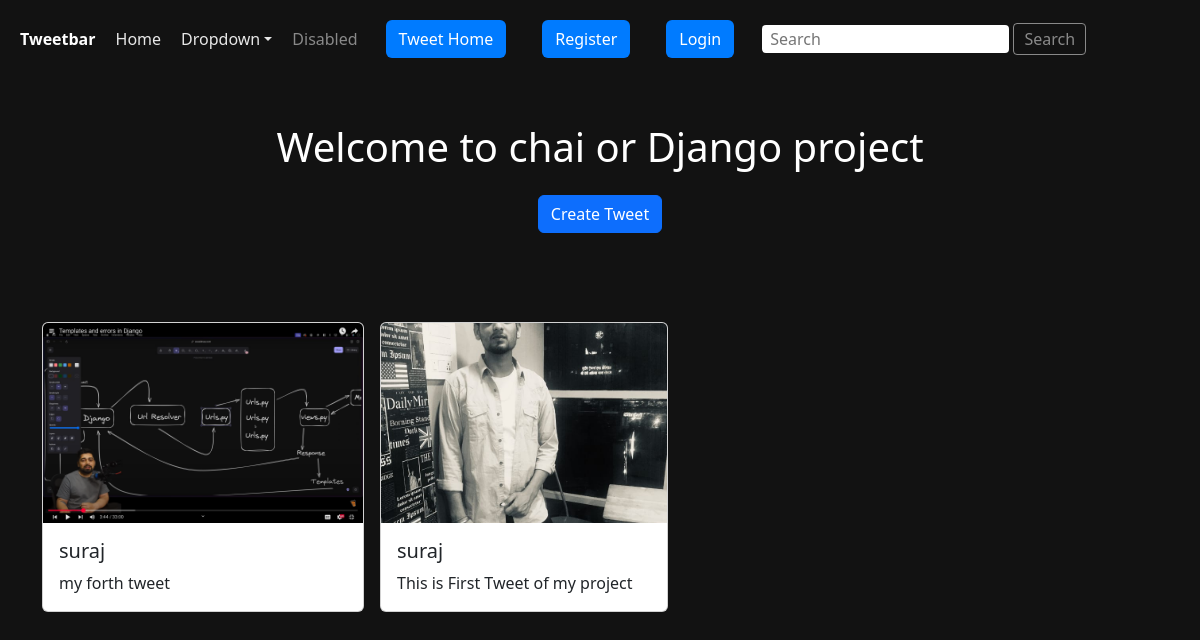
Page /tweet/ on the earlier database version.
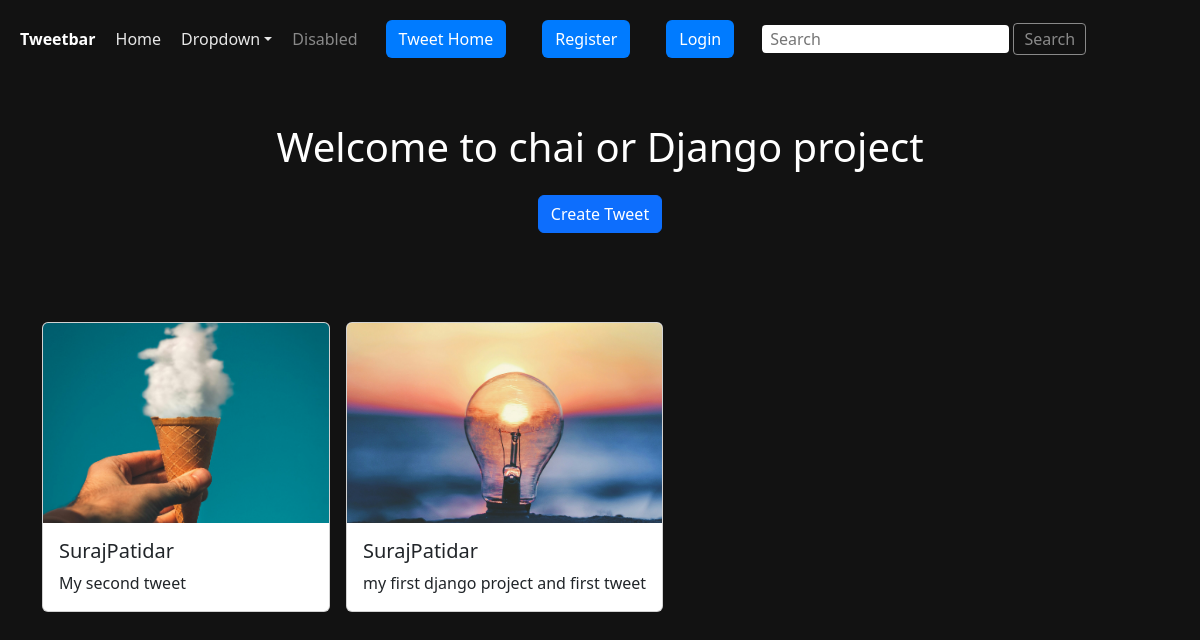
Same page on the later database version.
### tweet/models.py (models this page shows, shortened)
class Tweet(models.Model):
    user = models.ForeignKey(User, on_delete=models.CASCADE)
    text = models.TextField(max_length=240 )
    photo= models.ImageField(upload_to='photos/',blank=True,null=True)
    created_at = models.DateTimeField(auto_now_add=True)
    updated_at = models.DateTimeField(auto_now=True)

### tweet/views.py (the view)
# urls.py: path('', views.tweet_list, name='tweet_list'),
def tweet_list(request):
    tweets = Tweet.objects.all().order_by('-created_at')
    return render(request, 'tweet_list.html', {'tweets': tweets})

### tweet/templates/tweet_list.html (shortened to what this page needs)
{% extends "layout.html" %}
{% block content %}
<div class="d-flex justify-content-center align-items-center" style="height: 30vh; flex-direction: column;">
    <h1 class="text-center text-white">Welcome to chai or Django project</h1>
    <a class="btn btn-primary mt-3" href="{% url 'tweet_create' %}">Create Tweet</a>
</div>
<div class="container mt-4">
    {% if tweets %}
        <div style="display:flex; overflow-x:auto; gap:16px; padding-bottom:10px;">
            {% for tweet in tweets %}
                <div class="card" style="min-width:18rem; flex:0 0 auto;">
                    {% if tweet.photo %}
                        <img src="{{ tweet.photo.url }}"
                             class="card-img-top img-fluid"
                             style="max-height:200px; object-fit:cover;"
                             alt="Tweet Image">
                    {% endif %}
                    <div class="card-body">
                        <h5 class="card-title">{{ tweet.user.username }}</h5>
                        <p class="card-text">{{ tweet.text }}</p>
                    </div>
                </div>
            {% endfor %}
        </div>
    {% else %}
        <p class="text-muted">No tweets available</p>
    {% endif %}
</div>
{% endblock %}

### templates/layout.html (shortened to what this page needs)
{% load static %}
<!DOCTYPE html>
<html lang="en">
<head>
<link href="https://cdn.jsdelivr.net/npm/bootstrap@5.3.3/dist/css/bootstrap.min.css"
      rel="stylesheet"
>
</head>
<body>
<nav class="navbar-horizontal">
    <span class="nav-brand"><strong>Tweetbar</strong></span>
    <a class="nav-link" href="#">Home</a>
    <span class="dropdown">
        <span class="nav-link dropdown-toggle" data-bs-toggle="dropdown">Dropdown</span>
    </span>
    <span class="nav-link disabled">Disabled</span>
   <a href="{% url 'tweet_list' %}" class="btn mx-2" style="background-color: #007bff; color: white;">Tweet Home</a>
    {% if user.is_authenticated %}
    <form method="post" action="{% url 'logout' %}">
        {% csrf_token %}
        <button class="btn btn-danger" type="submit">Logout</button>
    </form>
    {%else%}
    <a href="{% url 'register' %}" class="btn mx-2" style="background-color: #007bff; color: white;">Register</a>
    <a href="{% url 'login' %}" class="btn btn primary mx-2" style="background-color: #007bff; color: white;">Login</a>
    {%endif%}
      <div>
        <input type="text" class="search-input" placeholder="Search">
        <button class="search-btn" disabled>Search</button>
      </div>
</nav>
{% block content %}
{% endblock %}
</body>
</html>

### templates/layout.html (style rules this page uses)
body { background-color: #121212; color: white; margin: 0; padding: 20px; }
.navbar-horizontal { display: flex; flex-wrap: nowrap; align-items: center; gap: 20px; white-space: nowrap; }
.nav-link { color: rgba(255,255,255,0.9); text-decoration: none; cursor: pointer; }
.nav-link.disabled { color: rgba(255,255,255,0.5); pointer-events: none; }
.search-input { padding: 2px 8px; border-radius: 4px; border: none; }
.search-btn { padding: 3px 10px; border-radius: 4px; border: 1px solid #fff; background-color: transparent; color: white; cursor: not-allowed; }
.search-btn:disabled { opacity: 0.5; }

Differences in the rows shown:
removed Tweet: photo (picture), user.username "suraj", text "my forth tweet"
removed Tweet: photo (picture), user.username "suraj", text "This is First Tweet of my project"
added Tweet: photo (picture), user.username "SurajPatidar", text "My second tweet"
added Tweet: photo (picture), user.username "SurajPatidar", text "my first django project and first tweet"
